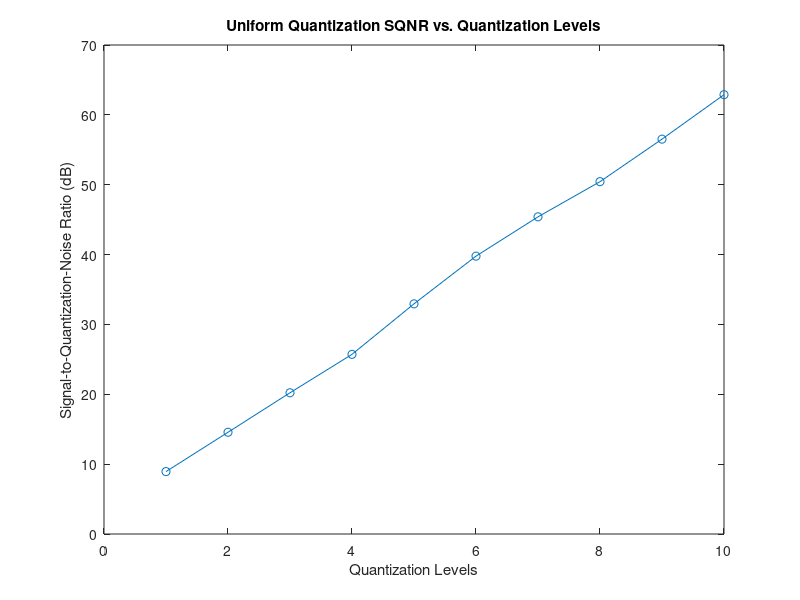

Recreate this plot in MATLAB.
%5) Compute the Signal to quantization-noise ratio of uniform quantization. Plot SNQR versus 
% quantization levels

clc;
clear all;
close all;
% Set the parameters
N = 1000; % number of samples
fs = 1000; % sampling frequency (Hz)
f = 10; % signal frequency (Hz)
A = 1; % signal amplitude
Q = 10; % maximum quantization level
% Generate the signal
t = (0:N-1)'/fs; % time vector
x = A*sin(2*pi*f*t); % sinusoidal signal
% Compute the SQNR for each quantization level
sqnr = zeros(Q, 1);
for q = 1:Q
 % Quantize the signal
 xq = round(x*(2^(q-1))/A)*(A/(2^(q-1)));
 
 % Compute the quantization error and the SQNR
 e = x - xq;
 sqnr(q) = 10*log10(var(x)/var(e));
end
% Plot the SQNR versus quantization levels
plot(1:Q, sqnr, 'o-')
xlabel('Quantization Levels')
ylabel('Signal-to-Quantization-Noise Ratio (dB)')
title('Uniform Quantization SQNR vs. Quantization Levels')